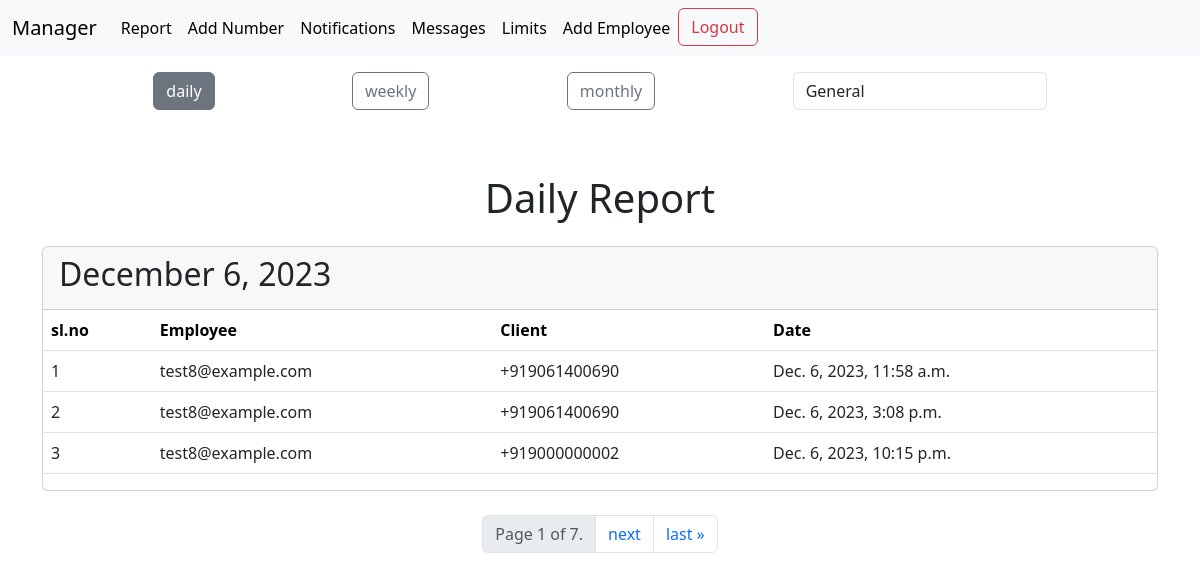
Screenshot of /manager/reportpage/0/daily with the database file from the repository.
### manager/models.py (models this page shows, shortened)
class Workreport(models.Model):
    clientnumber = models.ForeignKey(Clientnumber,on_delete=models.SET_NULL,blank=True,null=True)
    date = models.DateTimeField(blank=True)

class Clientnumber(models.Model):
    STATUS_CHOICES = [
        ('interested', 'Interested'),
        ('not_interested', 'Not Interested'),
        ('no_response', 'No Response'),
        ('hold', 'Hold'),
        (None, 'Null'),  # For handling the null option
    ]
    name = models.CharField(max_length=150)
    place = models.CharField(max_length=150,blank=True)
    number = models.CharField(max_length=150,unique=True)
    taken_by = models.ForeignKey(Employee,on_delete=models.SET_NULL,blank=True,null=True)
    status = models.CharField(max_length=20, choices=STATUS_CHOICES,blank=True, null=True)
    remove = models.BooleanField(default=False)
    interested = models.BooleanField(default=False)

class Employee(models.Model):
    user = models.OneToOneField(User, on_delete=models.CASCADE)
    name = models.CharField(max_length=150, blank=True, null=True)
    phone = models.CharField(max_length=15, blank=True, null=True)
    work_mail = models.EmailField(blank=True, null=True)
    work_phone = models.CharField(max_length=15, blank=True, null=True)
    profile_photo = models.ImageField(upload_to='profile_photos/', blank=True, null=True)
    in_service = models.BooleanField(default=True)
    weeklyPending = models.IntegerField(default=0)
    weeklyDone = models.IntegerField(default=0)
    monthlyDone = models.IntegerField(default=0)
    monthlyPending = models.IntegerField(default=0)
    extraWork = models.IntegerField(default=0)
    totalWork = models.IntegerField(default=0)
    points = models.IntegerField(default=0)
    last_modified = models.DateTimeField(blank=True)
    def __str__(self):
        return f'{self.user.email}'

### manager/views.py (the view, shortened to what this page needs)
# urls.py: path('reportpage/<int:employee_id>/<str:reporttype>', reportpage, name='reportpage'),
def reportpage(request,employee_id, reporttype):
    employees = Employee.objects.filter(in_service=True).order_by('name')
    reports=None
    title='General'
    if employee_id==0:
        reports = Workreport.objects.all()
    else:
        employee = Employee.objects.get(id=employee_id)
        reports = Workreport.objects.filter(clientnumber__taken_by=employee)
        title=employee.user.username
    if reporttype == 'daily':
        grouped_reports = {}
        for report in reports:
            date_key = report.date.date()  # Extract the date without time
            if date_key not in grouped_reports:
                grouped_reports[date_key] = []
            grouped_reports[date_key].append(report)
        reports_by_date = list(grouped_reports.items())
        reports_by_date.reverse()
        paginator = Paginator(reports_by_date, 1)  # 1 date per page
        page = request.GET.get('page')
        try:
            reports_page = paginator.page(page)
        except PageNotAnInteger:
            reports_page = paginator.page(1)
        except EmptyPage:
            reports_page = paginator.page(paginator.num_pages)
        context = {
            'reports_page': reports_page,
            'employees':employees,
            'title':title,
            'employee_id':employee_id
        }
        return render(request, 'manager/dailyreport.html', context)

### templates/manager/dailyreport.html (shortened to what this page needs)
{% extends 'manager/base.html' %}
{% load static %}
{% block body %}
<div class="p-3 d-flex justify-content-evenly">
    <a href="{% url 'reportpage' employee_id 'daily' %}" class="btn btn-secondary">daily</a>
    <a href="{% url 'reportpage' employee_id 'weekly' %}" class="btn btn-outline-secondary">weekly</a>
    <a href="{% url 'reportpage' employee_id 'monthly' %}" class="btn btn-outline-secondary">monthly</a>
    <div class="form-group">
        <select class="form-control" id="employeeSelect" name="employeeSelect">
            <option value="">{{title}}</option>
        </select>
    </div>
</div>
<div class="container mt-5">
    <h1 class="mb-4 text-center">Daily Report</h1>
    {% for date, reports in reports_page.object_list %}
    <div class="card mb-4">
        <div class="card-header">
            <h2>{{ date|date:"F j, Y" }}</h2>
        </div>
        <table class="table  table-hover">
            <tr>
                <th>sl.no</th>
                <th>Employee</th>
                <th>Client</th>
                <th>Date</th>
            </tr>
            {% for report in reports %}
            <tr >
                <td class="text-dark">{{forloop.counter}}</td>
                <td class="text-dark">{{report.clientnumber.taken_by}}</td>
                <td class="text-dark">{{report.clientnumber.number}}</td>
                <td class="text-dark">{{report.date}}</td>
            </tr>
            {% endfor %}
        </table>
    </div>
    {% endfor %}
</div>
<div class="pagination justify-content-center">
    <ul class="pagination">
        <li class="page-item disabled">
            <span class="page-link">
                Page {{ reports_page.number }} of {{ reports_page.paginator.num_pages }}.
            </span>
        </li>
        {% if reports_page.has_next %}
        <li class="page-item">
            <a class="page-link" href="?page={{ reports_page.next_page_number }}">next</a>
        </li>
        <li class="page-item">
            <a class="page-link" href="?page={{ reports_page.paginator.num_pages }}">last &raquo;</a>
        </li>
        {% endif %}
    </ul>
</div>
{% endblock body %}

### rows the page displays
Workreport: date "December 6, 2023", clientnumber.taken_by "test8@example.com", clientnumber.number "+919061400690", date "Dec. 6, 2023, 11:58 a.m."
Workreport: clientnumber.taken_by "test8@example.com", clientnumber.number "+919061400690", date "Dec. 6, 2023, 3:08 p.m."
Workreport: clientnumber.taken_by "test8@example.com", clientnumber.number "+919000000002", date "Dec. 6, 2023, 10:15 p.m."

### other values shown
{{ reports_page.number }} "1"
{{ reports_page.paginator.num_pages }} "7"
form field employeeSelect "General"
